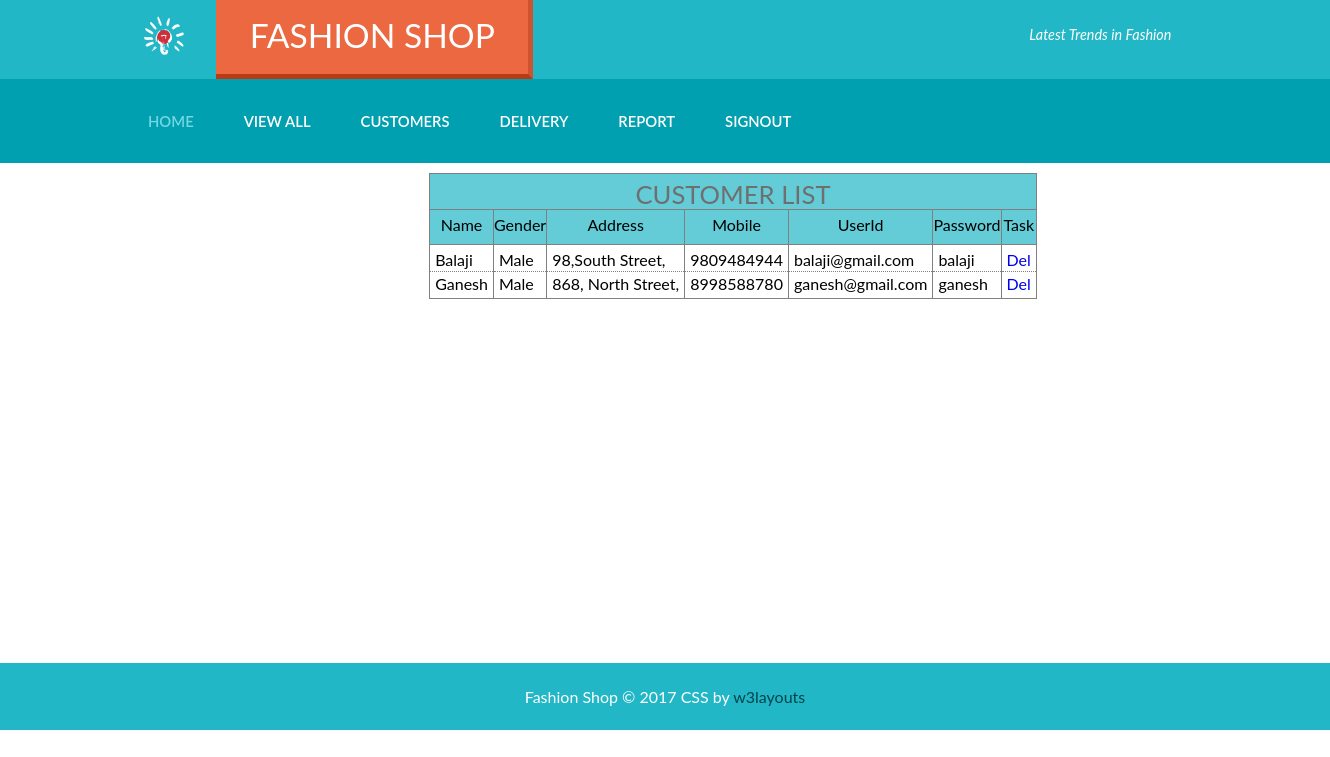
The app's page /customers.php (signed in) with its own data.
### tables this page shows
CREATE TABLE IF NOT EXISTS `userregn` (
  `name` varchar(100) NOT NULL,
  `gender` varchar(10) NOT NULL,
  `addr` varchar(100) NOT NULL,
  `mobile` varchar(15) NOT NULL,
  `userid` varchar(100) NOT NULL,
  `pwd` varchar(50) NOT NULL,
  PRIMARY KEY (`userid`)
);

### customers.php (the view, shortened to what this page needs)
<?php
include './adminheader.php';
$result = mysqli_query($link, "select * from userregn");
    echo "<div id='view_prod'><table class='center_tab'><thead><tr><th colspan='7'><h4>CUSTOMER LIST</h4>";
    echo "<tr><th>Name<th>Gender<th>Address<th>Mobile<th>UserId<th>Password<th>Task";
    echo "<tbody>";
        while($row = mysqli_fetch_row($result)) {
            echo "<tr>";
            foreach($row as $k=>$r) {
                echo "<td>$r";
            }
            echo "<td><a href='customers.php?did=$row[4]' onclick=\"javascript:return confirm('Are You Sure to Delete Customer ?')\">Del</a>";
        }
    echo "</tbody></table></div>";
include './adminfooter.php';
?>

### css/style.css (style rules this page uses)
html,body,div,span,applet,object,iframe,h1,h2,h3,h4,h5,h6,p,blockquote,pre,a,abbr,acronym,address,big,cite,code,del,dfn,em,img,ins,kbd,q,s,samp,small,strike,strong,sub,sup,tt,var,b,u,i,dl,dt,dd,ol,nav ul,nav li,fieldset,form,label,legend,table,caption,tbody,tfoot,thead,tr,th,td,article,aside,canvas,details,embed,figure,figcaption,footer,header,hgroup,menu,nav,output,ruby,section,summary,time,mark,audio,video { margin:0;padding:0;border:0;font-size:100%;font:inherit;vertical-align:baseline; }
table { border-collapse:collapse;border-spacing:0; }
a { text-decoration:none; }
body { background:#ffffff; font-family: 'Lato', sans-serif; font-size: 100%; }
.simple-text h4 { color:#6F6F6F; font-size: 1.6em; text-align: center; }
.center_tab { margin: 10px auto; border:solid thin gray; border-radius: 0.5em; }
.center_tab thead tr th { border-right: solid thin gray; border-bottom: solid thin gray; padding-top: 5px; background-color: rgba(33,183,198,0.7); }
.center_tab thead tr:last-child th { padding-bottom: 10px; border-bottom: solid thin gray; }
.center_tab tbody tr td { padding-left: 5px; padding-right: 5px; padding-top: 2px; padding-bottom: 2px; border-right:solid thin gray; border-bottom: dotted thin gray; }
.center_tab tbody tr:first-child th, .center_tab tbody tr:first-child td { padding-top: 5px; }
.center_tab tbody tr:last-child th, .center_tab tbody tr:last-child td { padding-bottom: 5px; }
.center_tab tbody tr td:last-child { border-right: none; }
div#view_prod { border:none; min-width: 1200px; max-height: 500px; overflow-y: scroll; }

### records on screen
userregn: name "Balaji", gender "Male", addr "98,South Street,", mobile "9809484944", userid "balaji@gmail.com", pwd "balaji"
userregn: name "Ganesh", gender "Male", addr "868, North Street,", mobile "8998588780", userid "ganesh@gmail.com", pwd "ganesh"
